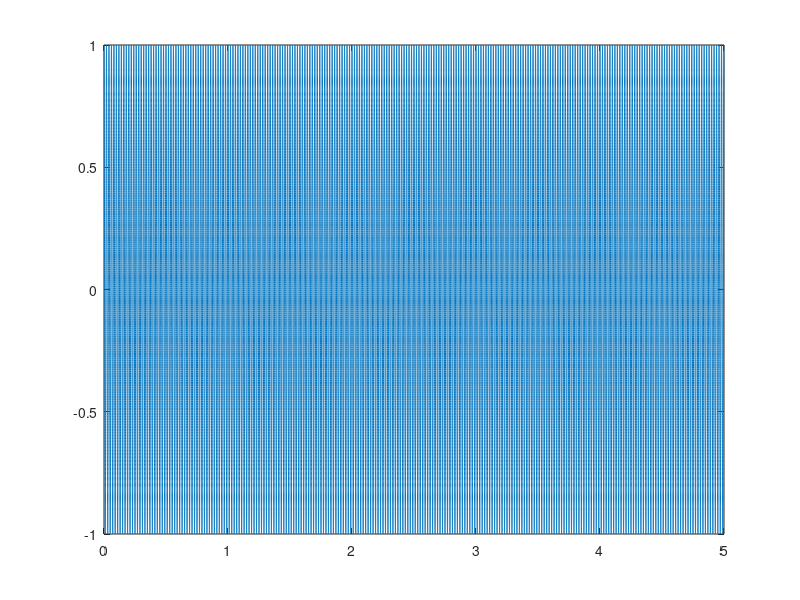

Source code (MATLAB): (Note: this script raises an error after producing the figure.)
fs = 40000;
Tmax = 5;
t = 0:(1/fs):Tmax;

%% Make an example of the message signal
% c = [1, 4, 3, 5];
% f = [10, 20, 50, 100];
c = [1];
f = [50];

m = zeros(1, length(t));

for i = 1:length(c)
    m = m + c(i) * cos(2 * pi * f(i) * t);
end

% View the message signal and its spectrum
plot(t, m);
plotspectrum(m);
pause

%% Generate the carrier signal - This is what the local oscillator at the transmitter does
A = 1;
fc = 3000;
carrier = A * cos(2 * pi *  fc * t);
% View the spectrum of the carrier
plotspectrum(carrier);
pause

%% Generate the DSB (or DSBSC) signal
dsbsignal_ioft = m .* carrier;
plot(t, dsbsignal_ioft);
plotspectrum(dsbsignal_ioft);
pause;

%% Channel BPF model 
channel_hoft = BPF_impulseresponse(2500, 3500);
plotspectrum(channel_hoft);
pause;

%% Output from the channel
received_dsbsignal_ooft = conv(dsbsignal_ioft,channel_hoft);
plotspectrum(received_dsbsignal_ooft);
pause;

%% Should have a bandpass filter here - not discussed in class yet


%% Note that t needs to change because of the convolution
tr = 0:(1/fs):(length(received_dsbsignal_ooft)/fs - 1/fs);
%% DSB (DSBSC) demodulation - Generate carrier at the receiver local oscillator
A = 1;
fc = 3000;
phase = pi/4;
rx_carrier = A * cos(2 * pi *  fc * tr + phase);

%% Demodulation - Multiply received signal with receiver's local oscillator's carrier
multiplied_output = rx_carrier .* received_dsbsignal_ooft;
plotspectrum(multiplied_output);
pause;

%% Demodulation - low pass filter
lpf = LPF_impulseresponse(120);
mcap = conv(lpf, multiplied_output);
figure(1);
plot((0:(length(mcap) - 1))/fs, mcap, 'r');
hold on;
plot(t, m, 'k');

plotspectrum(mcap);
pause;
